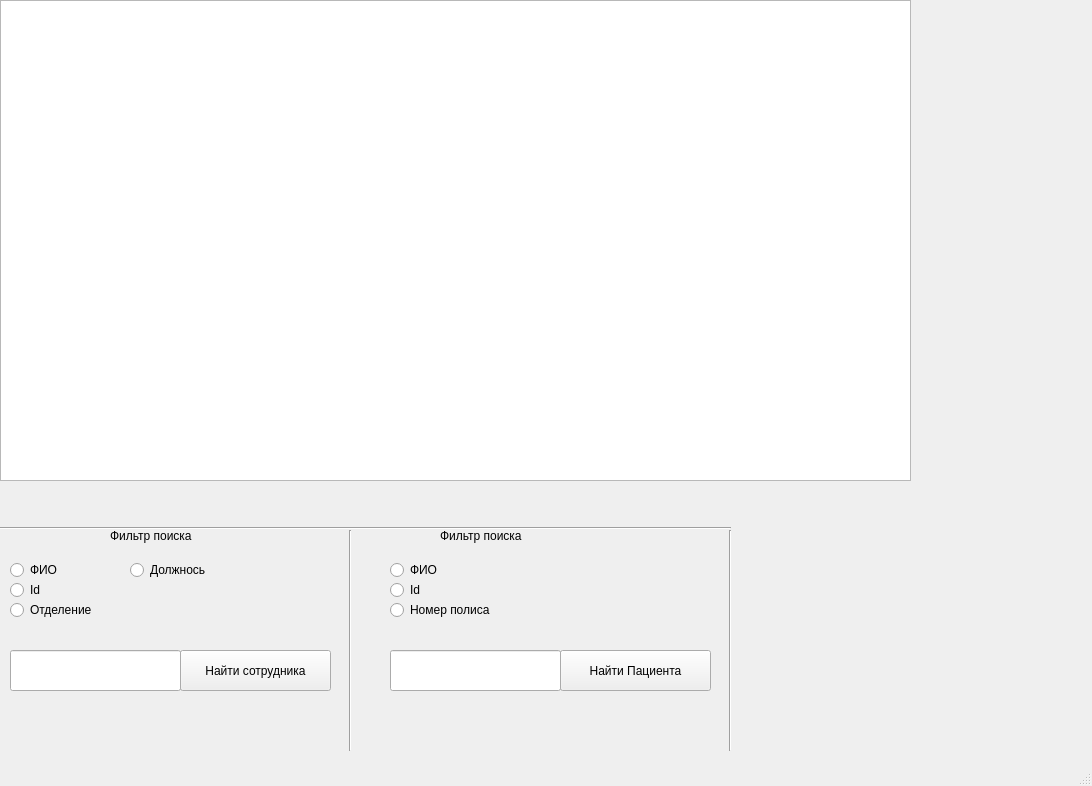
<?xml version="1.0" encoding="UTF-8"?>
<ui version="4.0">
 <class>MainWindow</class>
 <widget class="QMainWindow" name="MainWindow">
  <property name="geometry">
   <rect>
    <x>0</x>
    <y>0</y>
    <width>1092</width>
    <height>786</height>
   </rect>
  </property>
  <property name="windowTitle">
   <string>MainWindow</string>
  </property>
  <widget class="QWidget" name="centralwidget">
   <widget class="QTableWidget" name="querryResult">
    <property name="geometry">
     <rect>
      <x>0</x>
      <y>0</y>
      <width>911</width>
      <height>481</height>
     </rect>
    </property>
   </widget>
   <widget class="QPushButton" name="findEmploye">
    <property name="geometry">
     <rect>
      <x>180</x>
      <y>650</y>
      <width>151</width>
      <height>41</height>
     </rect>
    </property>
    <property name="text">
     <string>Найти сотрудника</string>
    </property>
   </widget>
   <widget class="QPushButton" name="findPatient">
    <property name="geometry">
     <rect>
      <x>560</x>
      <y>650</y>
      <width>151</width>
      <height>41</height>
     </rect>
    </property>
    <property name="text">
     <string>Найти Пациента</string>
    </property>
   </widget>
   <widget class="QLineEdit" name="employeeInput">
    <property name="geometry">
     <rect>
      <x>10</x>
      <y>650</y>
      <width>171</width>
      <height>41</height>
     </rect>
    </property>
   </widget>
   <widget class="QLineEdit" name="patientInput">
    <property name="geometry">
     <rect>
      <x>390</x>
      <y>650</y>
      <width>171</width>
      <height>41</height>
     </rect>
    </property>
   </widget>
   <widget class="QLabel" name="label">
    <property name="geometry">
     <rect>
      <x>110</x>
      <y>520</y>
      <width>101</width>
      <height>31</height>
     </rect>
    </property>
    <property name="text">
     <string>Фильтр поиска</string>
    </property>
   </widget>
   <widget class="QLabel" name="label_2">
    <property name="geometry">
     <rect>
      <x>440</x>
      <y>520</y>
      <width>101</width>
      <height>31</height>
     </rect>
    </property>
    <property name="text">
     <string>Фильтр поиска</string>
    </property>
   </widget>
   <widget class="QRadioButton" name="employeeSurname">
    <property name="geometry">
     <rect>
      <x>10</x>
      <y>560</y>
      <width>95</width>
      <height>20</height>
     </rect>
    </property>
    <property name="text">
     <string>ФИО</string>
    </property>
   </widget>
   <widget class="QRadioButton" name="employeeId">
    <property name="geometry">
     <rect>
      <x>10</x>
      <y>580</y>
      <width>95</width>
      <height>20</height>
     </rect>
    </property>
    <property name="text">
     <string>Id</string>
    </property>
   </widget>
   <widget class="QRadioButton" name="employeeDepartment">
    <property name="geometry">
     <rect>
      <x>10</x>
      <y>600</y>
      <width>95</width>
      <height>20</height>
     </rect>
    </property>
    <property name="text">
     <string>Отделение</string>
    </property>
   </widget>
   <widget class="QRadioButton" name="patientSurname">
    <property name="geometry">
     <rect>
      <x>390</x>
      <y>560</y>
      <width>95</width>
      <height>20</height>
     </rect>
    </property>
    <property name="text">
     <string>ФИО</string>
    </property>
   </widget>
   <widget class="QRadioButton" name="patientId">
    <property name="geometry">
     <rect>
      <x>390</x>
      <y>580</y>
      <width>95</width>
      <height>20</height>
     </rect>
    </property>
    <property name="text">
     <string>Id</string>
    </property>
   </widget>
   <widget class="QRadioButton" name="patientPolicy">
    <property name="geometry">
     <rect>
      <x>390</x>
      <y>600</y>
      <width>111</width>
      <height>20</height>
     </rect>
    </property>
    <property name="text">
     <string>Номер полиса</string>
    </property>
   </widget>
   <widget class="QRadioButton" name="employeePosition">
    <property name="geometry">
     <rect>
      <x>130</x>
      <y>560</y>
      <width>95</width>
      <height>20</height>
     </rect>
    </property>
    <property name="text">
     <string>Должнось</string>
    </property>
   </widget>
   <widget class="Line" name="line">
    <property name="geometry">
     <rect>
      <x>0</x>
      <y>520</y>
      <width>351</width>
      <height>16</height>
     </rect>
    </property>
    <property name="orientation">
     <enum>Qt::Horizontal</enum>
    </property>
   </widget>
   <widget class="Line" name="line_2">
    <property name="geometry">
     <rect>
      <x>340</x>
      <y>530</y>
      <width>20</width>
      <height>221</height>
     </rect>
    </property>
    <property name="orientation">
     <enum>Qt::Vertical</enum>
    </property>
   </widget>
   <widget class="Line" name="line_3">
    <property name="geometry">
     <rect>
      <x>350</x>
      <y>520</y>
      <width>381</width>
      <height>16</height>
     </rect>
    </property>
    <property name="orientation">
     <enum>Qt::Horizontal</enum>
    </property>
   </widget>
   <widget class="Line" name="line_4">
    <property name="geometry">
     <rect>
      <x>720</x>
      <y>530</y>
      <width>20</width>
      <height>221</height>
     </rect>
    </property>
    <property name="orientation">
     <enum>Qt::Vertical</enum>
    </property>
   </widget>
  </widget>
  <widget class="QMenuBar" name="menubar">
   <property name="geometry">
    <rect>
     <x>0</x>
     <y>0</y>
     <width>1092</width>
     <height>26</height>
    </rect>
   </property>
  </widget>
  <widget class="QStatusBar" name="statusbar"/>
 </widget>
 <resources/>
 <connections/>
</ui>
